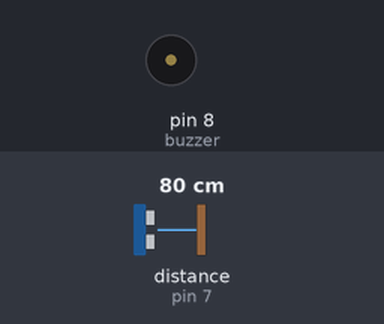
This sketch was run on a simulated Arduino Uno, built with avr-gcc and run on an emulated ATmega328P. Shown: buzzer (waves = sounding, pin HIGH). Wiring (inferred from the names in the program): ultrasonic range finder: trigger pin 6; echo pin 7. Inputs (shaded band) come from the test bench; at power-on: distance to the obstacle (sensor on pin 7) 80 cm. The echo pulse lasts 58.3 µs per cm; pins used as bus, display or sensor lines are not drawn.

Above: at 1.2 s.
1.3 s: distance to the obstacle (sensor on pin 7) set to 54 cm
2.8 s: distance to the obstacle (sensor on pin 7) set to 46 cm
At 5.6 s:
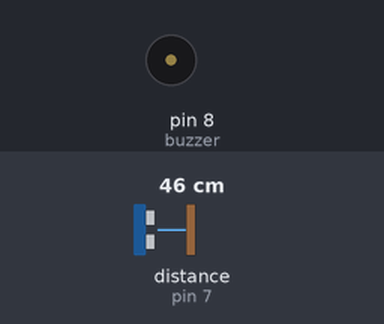
5.8 s: distance to the obstacle (sensor on pin 7) set to 60 cm
At 6.7 s:
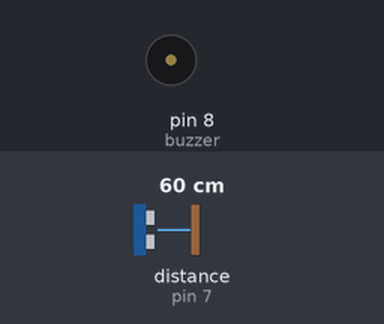
7.3 s: distance to the obstacle (sensor on pin 7) set to 35 cm
At 7.9 s:
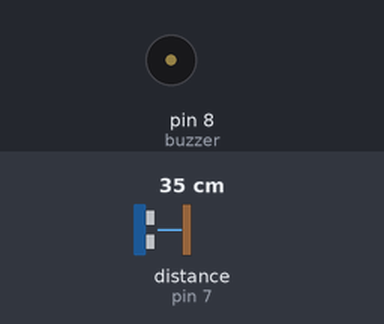
Timing chart, 0 to 11.3 s (numbered marks = the images above; inputs shaded):
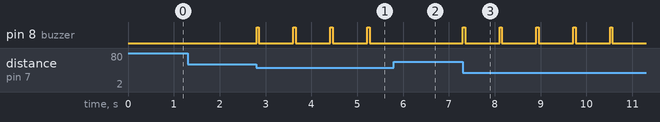

Measured:
- the behaviour switches between 51 and 50 cm on distance to the obstacle (sensor on pin 7) (found by bisection; images 0 and 1)
- after the input at 1.3 s, every drawn part: stays the same
- after the input at 2.8 s, pin 8 (buzzer): alternates HIGH for 0.05 s and LOW for 0.75 s, starting at once
- after the input at 5.8 s, pin 8 (buzzer): stops changing and stays LOW
- after the input at 7.3 s, pin 8 (buzzer): alternates HIGH for 0.05 s and LOW for 0.75 s, starting at once

The sketch:

parksensor.ino
```cpp
const int trigger_pin = 6;
const int echo_pin = 7;
const int buzzer = 8;


int sure;
int mesafe;

void setup() {

  pinMode(buzzer, OUTPUT);
  pinMode(trigger_pin, OUTPUT);
  pinMode(echo_pin, INPUT);
  Serial.begin(9600);
}

void loop() {
  digitalWrite(trigger_pin, HIGH);
  delayMicroseconds(1000);
  digitalWrite(trigger_pin, LOW);
  sure = pulseIn(echo_pin, HIGH);
  mesafe = (sure / 2) / 28.5;

  if (mesafe <= 10)
  {
    digitalWrite(buzzer, HIGH);
    delay(50);

    digitalWrite(buzzer, LOW);
    delay(250);
  }

  else if (mesafe <= 25)
  {
    digitalWrite(buzzer, HIGH);
    delay(50);
    digitalWrite(buzzer, LOW);
    delay(500);
  }

  else if (mesafe <= 50)
  {
    digitalWrite(buzzer, HIGH);
    delay(50);
    digitalWrite(buzzer, LOW);
    delay(750);
  }

}
```
